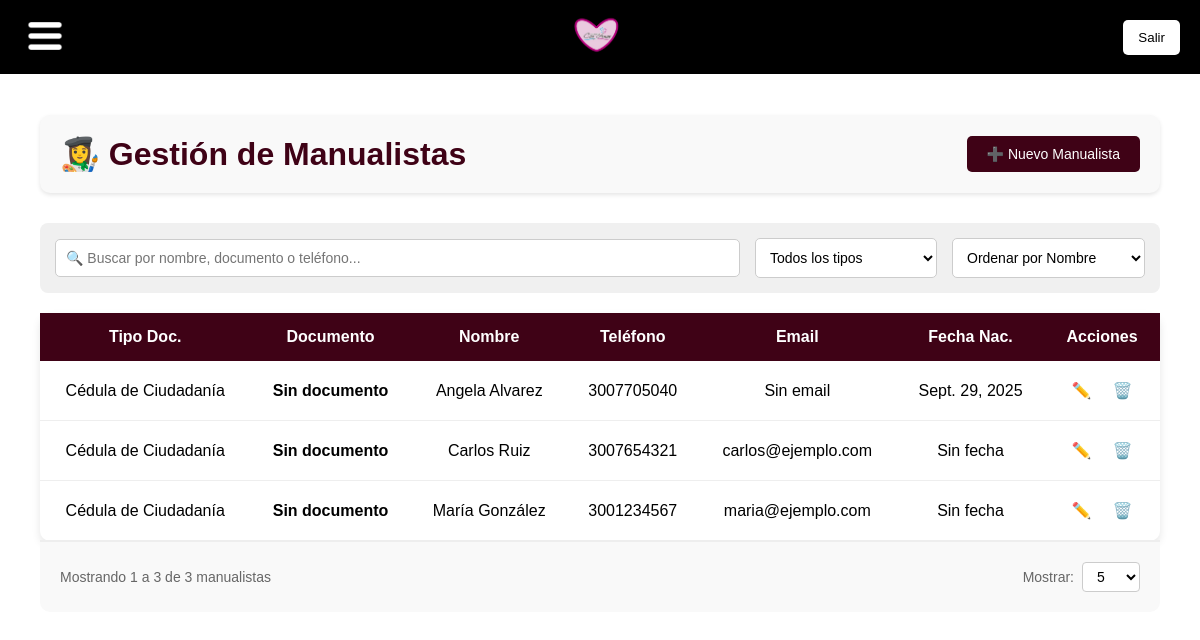
The page /manualistas/ on the database its author committed.
### app_alejandra/models.py (models this page shows, shortened)
class Manualista(models.Model):
    TIPOS_DOCUMENTO = [
        ('CC', 'Cédula de Ciudadanía'),
        ('NIT', 'Número de Identificación Tributaria'),
        ('CE', 'Cédula de Extranjería'),
        ('PAS', 'Pasaporte'),
        ('SIN', 'Sin Documento'),
    ]
    tipo_documento = models.CharField(max_length=3, choices=TIPOS_DOCUMENTO, default='CC')
    documento = models.CharField(max_length=50, blank=True, null=True, help_text="Opcional - puede quedar vacío")
    nombre = models.CharField(max_length=200, unique=True)
    telefono = models.CharField(max_length=15, blank=True, null=True)
    email = models.EmailField(blank=True, null=True)
    direccion = models.TextField(blank=True, null=True)
    fecha_nacimiento = models.DateField(blank=True, null=True)  # Campo opcional

### app_alejandra/views.py (the view, shortened to what this page needs)
# urls.py: path('manualistas/', views.manualista_view, name='manualistas'),
def manualista_view(request):
    page = request.GET.get('page', 1)
    per_page = request.GET.get('per_page', 10)
    order_by = request.GET.get('order_by', 'nombre')
    if per_page not in ['5', '10', '50']:
        per_page = 10
    if order_by not in ['nombre', 'documento']:
        order_by = 'nombre'
    manualistas_queryset = Manualista.objects.all().order_by(order_by)
    from django.core.paginator import Paginator
    paginator = Paginator(manualistas_queryset, int(per_page))
    try:
        manualistas = paginator.page(page)
    except:
        manualistas = paginator.page(1)
    return render(request, 'manualistas.html', {
        'manualistas': manualistas,
        'per_page': per_page,
        'current_page': page,
        'order_by': order_by
    })

### app_alejandra/templates/manualistas.html (shortened to what this page needs)
{% extends "base.html" %}
{% block content %}
<div class="main-container">
    <div class="header-section">
        <h1>👩‍🎨 Gestión de Manualistas</h1>
        <button class="btn-primary" onclick="openModal()">
            ➕ Nuevo Manualista
        </button>
    </div>
    <div class="search-filter-section">
        <input type="text" class="search-input" id="searchInput" placeholder="🔍 Buscar por nombre, documento o teléfono..." onkeyup="filterTable()">
        <select class="filter-select" id="tipoFilter" onchange="filterTable()">
            <option value="">Todos los tipos</option>
        </select>
        <select class="filter-select" id="orderBySelect" onchange="changeOrderBy(this.value)">
            <option value="nombre" {% if order_by == 'nombre' %}selected{% endif %}>Ordenar por Nombre</option>
        </select>
    </div>
    <div class="table-container">
        <table class="table" id="manualistasTable">
            <thead>
                <tr>
                    <th>Tipo Doc.</th>
                    <th>Documento</th>
                    <th>Nombre</th>
                    <th>Teléfono</th>
                    <th>Email</th>
                    <th>Fecha Nac.</th>
                    <th>Acciones</th>
                </tr>
            </thead>
            <tbody>
                {% for manualista in manualistas %}
                <tr data-tipo="{{ manualista.tipo_documento|lower }}" data-documento="{{ manualista.documento|lower }}" data-nombre="{{ manualista.nombre|lower }}" data-telefono="{{ manualista.telefono|lower }}">
                    <td>{{ manualista.get_tipo_documento_display }}</td>
                    <td><strong>{{ manualista.documento|default:"Sin documento" }}</strong></td>
                    <td>{{ manualista.nombre }}</td>
                    <td>{{ manualista.telefono|default:"Sin teléfono" }}</td>
                    <td>{{ manualista.email|default:"Sin email" }}</td>
                    <td>{{ manualista.fecha_nacimiento|default:"Sin fecha" }}</td>
                    <td>
                        <div class="action-buttons">
                            <button class="btn-success" onclick="editManualista({{ manualista.id }})" title="Editar">
                                ✏️
                            </button>
                            <button class="btn-danger" onclick="deleteManualista({{ manualista.id }}, '{{ manualista.nombre }}')" title="Eliminar">
                                🗑️
                            </button>
                        </div>
                    </td>
                </tr>
                {% empty %}
                <tr>
                    <td colspan="7" class="no-data">
                        📝 No hay manualistas registrados aún. ¡Crea tu primer manualista!
                    </td>
                </tr>
                {% endfor %}
            </tbody>
        </table>
    </div>
    <div class="pagination-container">
        <div class="pagination-info">
            Mostrando {{ manualistas.start_index }} a {{ manualistas.end_index }} de {{ manualistas.paginator.count }} manualistas
        </div>
        <div class="pagination-controls">
            <div class="per-page-selector">
                <label for="perPageSelect">Mostrar:</label>
                <select id="perPageSelect" onchange="changePerPage(this.value)">
                    <option value="5" {% if per_page == '5' %}selected{% endif %}>5</option>
                </select>
            </div>
        </div>
    </div>
</div>
{% endblock %}

### app_alejandra/templates/manualistas.html (style rules this page uses)
.main-container { max-width: 1200px; margin: 0 auto; padding: 20px; }
.header-section { display: flex; justify-content: space-between; align-items: center; margin-bottom: 30px; padding: 20px; background-color: #f9f9f9; border-radius: 10px; box-shadow: 0 2px 4px rgba(0, 0, 0, 0.1); }
.header-section h1 { color: #3F0216; margin: 0; }
.search-filter-section { display: flex; gap: 15px; align-items: center; margin-bottom: 20px; padding: 15px; background-color: #f0f0f0; border-radius: 8px; }
.search-input { flex: 1; padding: 10px; border: 1px solid #ccc; border-radius: 5px; font-size: 14px; }
.filter-select { padding: 10px; border: 1px solid #ccc; border-radius: 5px; font-size: 14px; background-color: white; }
.btn-primary { background-color: #3F0216; color: white; border: none; border-radius: 5px; padding: 10px 20px; cursor: pointer; transition: background-color 0.3s ease; font-size: 14px; }
.btn-danger { background: none; color: #dc3545; border: none; padding: 8px; cursor: pointer; transition: color 0.3s ease; font-size: 16px; }
.btn-success { background: none; color: #28a745; border: none; padding: 8px; cursor: pointer; transition: color 0.3s ease; font-size: 16px; }
.table-container { background-color: white; border-radius: 10px; box-shadow: 0 4px 8px rgba(0, 0, 0, 0.1); overflow: visible; }
.table { width: 100%; border-collapse: collapse; margin: 0; }
.table th { background-color: #3F0216; color: white; padding: 15px 12px; text-align: center; font-weight: bold; border: none; }
.table td { padding: 12px; text-align: center; border-bottom: 1px solid #eee; vertical-align: middle; }
.action-buttons { display: flex; gap: 5px; justify-content: center; }
.pagination-container { display: flex; justify-content: space-between; align-items: center; padding: 20px; background-color: #f9f9f9; border-top: 1px solid #eee; border-radius: 0 0 10px 10px; }
.pagination-info { color: #666; font-size: 14px; }
.pagination-controls { display: flex; align-items: center; gap: 15px; }
.per-page-selector { display: flex; align-items: center; gap: 8px; }
.per-page-selector label { font-size: 14px; color: #666; margin: 0; }
.per-page-selector select { padding: 5px 10px; border: 1px solid #ccc; border-radius: 4px; font-size: 14px; background-color: white; }

### rows shown on the page
Manualista: tipo_documento "Cédula de Ciudadanía", documento "Sin documento", nombre "Angela Alvarez", telefono "3007705040", email "Sin email", fecha_nacimiento "Sept. 29, 2025"
Manualista: tipo_documento "Cédula de Ciudadanía", documento "Sin documento", nombre "Carlos Ruiz", telefono "3007654321", email "carlos@ejemplo.com", fecha_nacimiento "Sin fecha"
Manualista: tipo_documento "Cédula de Ciudadanía", documento "Sin documento", nombre "María González", telefono "3001234567", email "maria@ejemplo.com", fecha_nacimiento "Sin fecha"

### other values the page prints
{{ manualistas.start_index }} "1"
{{ manualistas.end_index }} "3"
{{ manualistas.paginator.count }} "3"
